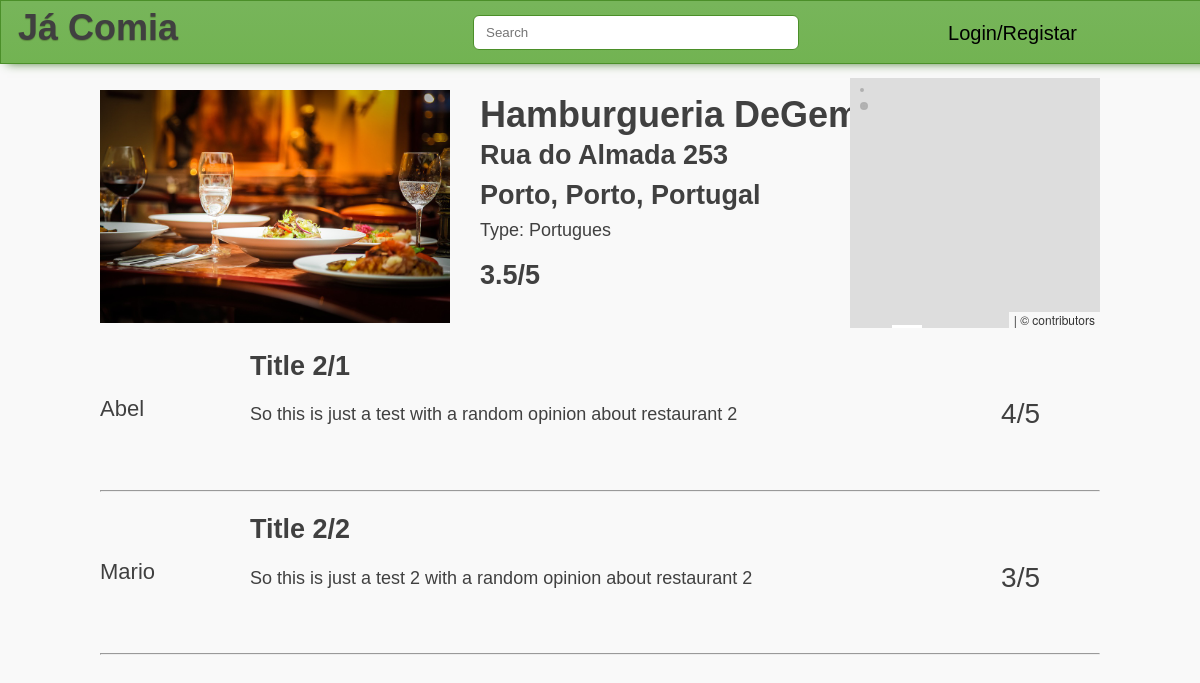
The app's page /restaurant/restaurant.php?id=2 with its own data.
### tables this page shows
CREATE TABLE Restaurants (
    name VARCHAR(32) NOT NULL,
    address VARCHAR(32) NOT NULL,
    type VARCHAR(16) NOT NULL,
    city VARCHAR(32) NOT NULL,
    district VARCHAR(32) NOT NULL,
    country VARCHAR(32) NOT NULL,
    description VARCHAR(1024) ,
    avgClass REAL,
    PRIMARY KEY(name, address)
);

CREATE TABLE Reviews (
    userID INTEGER REFERENCES Users(rowID),
    restaurant INTEGER REFERENCES Restaurants(rowID),
    title VARCHAR(64),
    opinion VARCHAR(512),
    classification INTEGER
);

CREATE TABLE Users (
    usr VARCHAR(32) NOT NULL,
    pass VARCHAR(32) NOT NULL ,
    email VARCHAR(60) NOT NULL ,
    UNIQUE(email),
    UNIQUE(usr)
);

### restaurant/restaurant.php (the view, shortened to what this page needs)
<!DOCTYPE html>
<html>
<head>
    <link rel="stylesheet" href="style.css">
    <link rel="stylesheet" href="https://unpkg.com/leaflet@1.0.2/dist/leaflet.css" />
</head>
<body>
    <?php
    include_once('../templates/topbar.php');
    ?>
    <div id="main">
        <?php
        if(!isset($_GET['id']))
        header('Location:  ../feed/feed.php');
        else
        $id = $_GET['id'];
        $db = new PDO('sqlite:../Database/dataBase.db');
        $query = $db->prepare("SELECT *, rowid FROM Restaurants WHERE rowid = '$id'");
        $query->execute();
        $result = $query->fetchAll();
        $result = $result[0];
        $imagequery = $db->prepare("SELECT * FROM Images WHERE restaurant = '$id';");
        try {
        $imagequery->execute();
        } catch (PDOException $e){
        }
        $images = $imagequery->fetchAll();
        if(!isset($images[0]))
            $image = "../resources/rex.jpg";
        else
            $image = $images[0]['name'];
        echo '<img src="'. $image .'">';
        echo '<h1>' . $result['name'] . '</h1>';
        echo '<h2>' . $result['address'] . '</h2>';
        echo '<h2>' . $result['city'] , ", " , $result['district'], ", ", $result['country']  . '</h2>';
        echo '<div class="avgClass"> <h2>' . $result['avgClass'], "/5" .  '</h2> </div>';
        echo '<p> Type: ' .  $result['type'] . '</p>';
        echo '<div id="mapid">';
        echo '</div>';
        ?>
    </div>
    <div id="reviews">
        <?php
        include_once '../Database/Connect.php';
        $query = $db->prepare("SELECT *, Reviews.rowID FROM Reviews JOIN Restaurants ON (Restaurants.rowID = Reviews.restaurant)
                                                     JOIN Users ON (Users.rowID = Reviews.userID)
                                                     WHERE Restaurants.rowID = '$id'");
        $query->execute();
        $result = $query->fetchAll();
        foreach ($result as $row) {
            echo '<div class="review">';
            echo '<p>' . $row['usr'] . '</p>';
            echo '<h2>' . $row['title'] . '</h2>';
            echo '<p>' . $row['opinion'] . '</p>';
            echo '<p class="revClass">' . $row['classification'],"/5" . '</p>';
            echo '</div>';
            echo '<hr>';
        }
        ?>
    </div>
</body>
</html>

### templates/topbar.php (shortened to what this page needs)
<head>
    <link rel="stylesheet" href="../templates/topbar.css">
</head>
<body>
    <div id="topbar">
        <div id="topbar-elements">
            <h1>
                <a href="../feed/feed.php">Já Comia</a>
            </h1>
            <div id="searchbar">
                <form action="../feed/feed.php" method="get">
                    <input type="text" name="search" placeholder="Search">
                </form>
            </div>
            <div id="topbar-login">
                <button onclick="btnHandler()" class="dropbtn">
                  <?php
                    if (isset($_SESSION["user"])) {
                        echo $_SESSION["user"];
                    } else {
                        echo "Login/Registar";
                    }
                    ?>
                </button>
            </div>
        </div>
    </div>
</body>

### restaurant/style.css (style rules this page uses)
body { font-size: 18px; font-family: Tahoma, Verdana, sans-serif; color: #404040; background: #f9f9f9; margin: auto; overflow-x: hidden; min-width: 700px; }
#topbar { margin-top: -70px; }
#main { width: 1000px; margin: auto; margin-top: 70px; }
#main img { width: 350px; margin-top: 20px; }
#main h1 { margin-left: 30px; display: inline; position: absolute; }
#main h2 { margin-left: 30px; display: inline; margin-top: 110px; position: absolute; }
#main h2:nth-child(3) { position: absolute; margin-top: 70px; }
.avgClass { display: inline; margin-top: 80px; position: absolute; }
#main p { margin-left: 30px; display: inline; margin-top: 150px; position: absolute; }
#reviews { width: 1000px; margin: auto; }
.review { height: 130px; }
.review p:first-child { margin-left: 00px; position: absolute; margin-top: 45px; font-size: 22px; }
.review h2 { margin-left: 150px; }
.review p { margin-left: 150px; }
.revClass { float: right; margin-right: 60px; margin-top: -45px; font-size: 28px; }
#mapid { height: 250px; width: 250px; margin-left: 750px; margin-top: -250px; }

### templates/topbar.css (style rules this page uses)
#topbar { background: linear-gradient(to bottom, #77b55a 5%, #72b352 100%); height: 50px; position: fixed; width: 100%; z-index: 15; min-width: 750px; border: 1px solid #4b8f29; text-shadow: 0px 1px 1px #5b8a3c; box-shadow: 0px 6px 10px -7px #3e7327; padding: 6px 12px; }
#topbar #topbar-login { text-align: right; font-size: 18px; display: inline-block; width: 10%; min-width: 150px; }
#topbar a { color: currentColor; text-decoration: none; }
#topbar h1 { margin: 0 auto; display: inline-block; width: 25%; min-width: 200px; margin-left: 5px; }
#searchbar { display: inline-block; position: relative; top: -3px; width: 50%; min-width: 300px; }
#searchbar form { width: 40%; margin: auto; min-width: 300px; }
#searchbar input { width: 300px; height: 27px; border-radius: 6px; border: 1px solid #4b8f29; padding: 1% 4%; }
.dropbtn { background-color: inherit; border: none; font-size: 20px; cursor: pointer; padding-left: 20px; padding-right: 20px; padding-top: 19px; padding-bottom: 15px; margin-top: -4px; }

### records on screen
restaurants: name "Hamburgueria DeGema", address "Rua do Almada 253", city "Porto", district "Porto", country "Portugal", avgClass "3.5", type "Portugues"
reviews: users.usr "Abel", title "Title 2/1", opinion "So this is just a test with a random opinion about restaurant 2", classification "4"
reviews: users.usr "Mario", title "Title 2/2", opinion "So this is just a test 2 with a random opinion about restaurant 2", classification "3"
